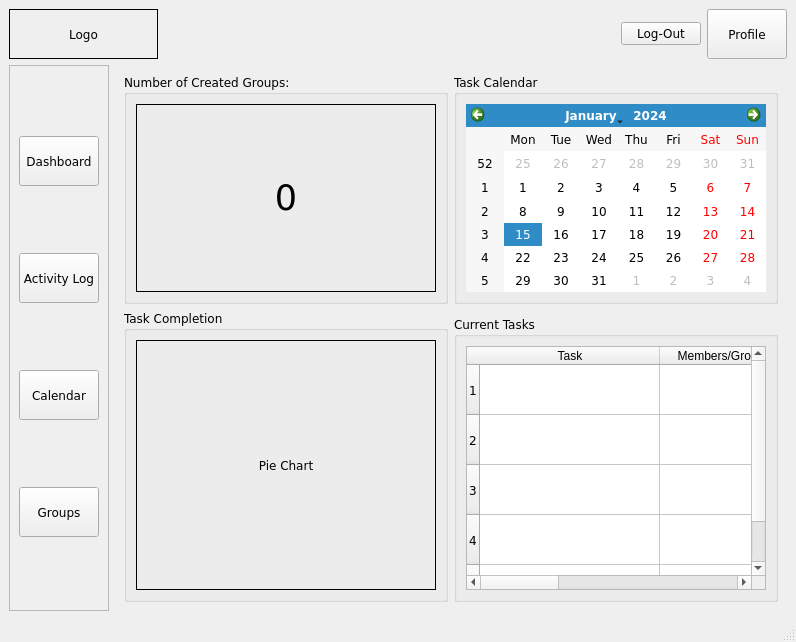
<?xml version="1.0" encoding="UTF-8"?>
<ui version="4.0">
 <class>Group_Dashboard</class>
 <widget class="QMainWindow" name="Group_Dashboard">
  <property name="geometry">
   <rect>
    <x>0</x>
    <y>0</y>
    <width>788</width>
    <height>642</height>
   </rect>
  </property>
  <property name="font">
   <font>
    <family>Verdana</family>
   </font>
  </property>
  <property name="windowTitle">
   <string>ClockWork</string>
  </property>
  <property name="autoFillBackground">
   <bool>false</bool>
  </property>
  <widget class="QWidget" name="centralwidget">
   <layout class="QGridLayout" name="gridLayout_5">
    <item row="0" column="0" colspan="2">
     <widget class="QLabel" name="logo">
      <property name="minimumSize">
       <size>
        <width>149</width>
        <height>50</height>
       </size>
      </property>
      <property name="frameShape">
       <enum>QFrame::Shape::Box</enum>
      </property>
      <property name="text">
       <string>Logo</string>
      </property>
      <property name="alignment">
       <set>Qt::AlignmentFlag::AlignCenter</set>
      </property>
     </widget>
    </item>
    <item row="0" column="2">
     <spacer name="horizontalSpacer">
      <property name="orientation">
       <enum>Qt::Orientation::Horizontal</enum>
      </property>
      <property name="sizeHint" stdset="0">
       <size>
        <width>594</width>
        <height>20</height>
       </size>
      </property>
     </spacer>
    </item>
    <item row="0" column="3">
     <widget class="QPushButton" name="log_out_btn">
      <property name="text">
       <string>Log-Out</string>
      </property>
     </widget>
    </item>
    <item row="0" column="4">
     <widget class="QPushButton" name="profile_button">
      <property name="minimumSize">
       <size>
        <width>0</width>
        <height>0</height>
       </size>
      </property>
      <property name="maximumSize">
       <size>
        <width>10000000</width>
        <height>10000000</height>
       </size>
      </property>
      <property name="toolTip">
       <string>Group Members</string>
      </property>
      <property name="text">
       <string>Profile</string>
      </property>
     </widget>
    </item>
    <item row="1" column="0">
     <widget class="QFrame" name="btns_frame">
      <property name="maximumSize">
       <size>
        <width>16777215</width>
        <height>16777215</height>
       </size>
      </property>
      <property name="styleSheet">
       <string notr="true"/>
      </property>
      <property name="frameShape">
       <enum>QFrame::Shape::StyledPanel</enum>
      </property>
      <property name="frameShadow">
       <enum>QFrame::Shadow::Raised</enum>
      </property>
      <layout class="QGridLayout" name="gridLayout_2">
       <item row="3" column="0">
        <widget class="QPushButton" name="groups_btn">
         <property name="minimumSize">
          <size>
           <width>80</width>
           <height>50</height>
          </size>
         </property>
         <property name="maximumSize">
          <size>
           <width>50</width>
           <height>50</height>
          </size>
         </property>
         <property name="toolTip">
          <string>Group Members</string>
         </property>
         <property name="text">
          <string>Groups</string>
         </property>
        </widget>
       </item>
       <item row="0" column="0">
        <widget class="QPushButton" name="dashboard_btn">
         <property name="minimumSize">
          <size>
           <width>80</width>
           <height>50</height>
          </size>
         </property>
         <property name="maximumSize">
          <size>
           <width>50</width>
           <height>50</height>
          </size>
         </property>
         <property name="toolTip">
          <string>Dashboard</string>
         </property>
         <property name="text">
          <string>Dashboard</string>
         </property>
        </widget>
       </item>
       <item row="2" column="0">
        <widget class="QPushButton" name="calendar_btn">
         <property name="minimumSize">
          <size>
           <width>80</width>
           <height>50</height>
          </size>
         </property>
         <property name="maximumSize">
          <size>
           <width>50</width>
           <height>50</height>
          </size>
         </property>
         <property name="toolTip">
          <string>Task Calendar</string>
         </property>
         <property name="text">
          <string>Calendar</string>
         </property>
        </widget>
       </item>
       <item row="1" column="0">
        <widget class="QPushButton" name="activity_log_btn">
         <property name="minimumSize">
          <size>
           <width>80</width>
           <height>50</height>
          </size>
         </property>
         <property name="maximumSize">
          <size>
           <width>50</width>
           <height>50</height>
          </size>
         </property>
         <property name="toolTip">
          <string>Activity Log</string>
         </property>
         <property name="text">
          <string>Activity Log</string>
         </property>
        </widget>
       </item>
      </layout>
     </widget>
    </item>
    <item row="1" column="1" colspan="4">
     <widget class="QStackedWidget" name="stacked_Supervisor">
      <property name="frameShape">
       <enum>QFrame::Shape::NoFrame</enum>
      </property>
      <property name="lineWidth">
       <number>0</number>
      </property>
      <property name="currentIndex">
       <number>0</number>
      </property>
      <widget class="QWidget" name="dashboard">
       <layout class="QGridLayout" name="gridLayout_14">
        <item row="1" column="0" rowspan="2" colspan="2">
         <widget class="QGroupBox" name="task_completion_groupbox">
          <property name="title">
           <string>Task Completion</string>
          </property>
          <layout class="QGridLayout" name="gridLayout_7">
           <item row="0" column="0">
            <widget class="QLabel" name="pie_chart">
             <property name="minimumSize">
              <size>
               <width>300</width>
               <height>250</height>
              </size>
             </property>
             <property name="frameShape">
              <enum>QFrame::Shape::Box</enum>
             </property>
             <property name="text">
              <string>Pie Chart</string>
             </property>
             <property name="alignment">
              <set>Qt::AlignmentFlag::AlignCenter</set>
             </property>
            </widget>
           </item>
          </layout>
         </widget>
        </item>
        <item row="2" column="2">
         <widget class="QGroupBox" name="currenttask_box">
          <property name="title">
           <string>Current Tasks</string>
          </property>
          <layout class="QGridLayout" name="gridLayout_8">
           <item row="0" column="0">
            <widget class="QTableWidget" name="currenttask_table">
             <property name="minimumSize">
              <size>
               <width>300</width>
               <height>0</height>
              </size>
             </property>
             <property name="horizontalScrollMode">
              <enum>QAbstractItemView::ScrollMode::ScrollPerPixel</enum>
             </property>
             <attribute name="horizontalHeaderDefaultSectionSize">
              <number>180</number>
             </attribute>
             <attribute name="horizontalHeaderStretchLastSection">
              <bool>true</bool>
             </attribute>
             <attribute name="verticalHeaderDefaultSectionSize">
              <number>50</number>
             </attribute>
             <row/>
             <row/>
             <row/>
             <row/>
             <row/>
             <column>
              <property name="text">
               <string>Task</string>
              </property>
             </column>
             <column>
              <property name="text">
               <string>Members/Groups Assigned</string>
              </property>
             </column>
             <column>
              <property name="text">
               <string>Status</string>
              </property>
             </column>
             <column>
              <property name="text">
               <string>Priority Level</string>
              </property>
             </column>
             <column>
              <property name="text">
               <string>Due Date</string>
              </property>
             </column>
            </widget>
           </item>
          </layout>
         </widget>
        </item>
        <item row="0" column="2">
         <widget class="QGroupBox" name="task_calendar_box">
          <property name="title">
           <string>Task Calendar</string>
          </property>
          <layout class="QGridLayout" name="gridLayout_9">
           <item row="0" column="0">
            <widget class="QCalendarWidget" name="Task_Calendar_2">
             <property name="toolTip">
              <string>Double-click the day you want to access tasks</string>
             </property>
            </widget>
           </item>
          </layout>
         </widget>
        </item>
        <item row="0" column="0" colspan="2">
         <widget class="QGroupBox" name="created_groups_groupbox">
          <property name="title">
           <string>Number of Created Groups:</string>
          </property>
          <layout class="QGridLayout" name="gridLayout_6">
           <item row="0" column="0">
            <widget class="QLabel" name="number_groups_label">
             <property name="minimumSize">
              <size>
               <width>50</width>
               <height>50</height>
              </size>
             </property>
             <property name="font">
              <font>
               <family>Verdana</family>
               <pointsize>26</pointsize>
              </font>
             </property>
             <property name="frameShape">
              <enum>QFrame::Shape::Box</enum>
             </property>
             <property name="text">
              <string>0</string>
             </property>
             <property name="alignment">
              <set>Qt::AlignmentFlag::AlignCenter</set>
             </property>
            </widget>
           </item>
          </layout>
         </widget>
        </item>
       </layout>
      </widget>
      <widget class="QWidget" name="activity_log">
       <layout class="QGridLayout" name="gridLayout_13">
        <item row="0" column="0">
         <widget class="QGroupBox" name="activity_log_box">
          <property name="title">
           <string>Activity Log</string>
          </property>
          <layout class="QGridLayout" name="gridLayout_12">
           <item row="0" column="0">
            <widget class="QLabel" name="search_tasks_label">
             <property name="text">
              <string>Search Tasks</string>
             </property>
            </widget>
           </item>
           <item row="1" column="0" colspan="2">
            <widget class="QLineEdit" name="search_bar_tasks"/>
           </item>
           <item row="1" column="2">
            <widget class="QPushButton" name="search_btn">
             <property name="text">
              <string>Search</string>
             </property>
            </widget>
           </item>
           <item row="2" column="0" colspan="3">
            <widget class="QTabWidget" name="task_tab">
             <property name="currentIndex">
              <number>1</number>
             </property>
             <widget class="QWidget" name="tab">
              <attribute name="title">
               <string>Completed Tasks</string>
              </attribute>
              <layout class="QGridLayout" name="gridLayout_10">
               <item row="0" column="0">
                <widget class="QTableWidget" name="completedtasks_table">
                 <property name="horizontalScrollMode">
                  <enum>QAbstractItemView::ScrollMode::ScrollPerPixel</enum>
                 </property>
                 <attribute name="horizontalHeaderCascadingSectionResizes">
                  <bool>true</bool>
                 </attribute>
                 <attribute name="horizontalHeaderDefaultSectionSize">
                  <number>200</number>
                 </attribute>
                 <attribute name="horizontalHeaderStretchLastSection">
                  <bool>true</bool>
                 </attribute>
                 <attribute name="verticalHeaderDefaultSectionSize">
                  <number>50</number>
                 </attribute>
                 <row/>
                 <row/>
                 <row/>
                 <row/>
                 <row/>
                 <column>
                  <property name="text">
                   <string>Tasks</string>
                  </property>
                 </column>
                 <column>
                  <property name="text">
                   <string>Members/Groups Assigned</string>
                  </property>
                 </column>
                 <column>
                  <property name="text">
                   <string>Status</string>
                  </property>
                 </column>
                 <column>
                  <property name="text">
                   <string>Priority Level</string>
                  </property>
                 </column>
                 <column>
                  <property name="text">
                   <string>Due Date</string>
                  </property>
                 </column>
                </widget>
               </item>
              </layout>
             </widget>
             <widget class="QWidget" name="tab_2">
              <attribute name="title">
               <string>Pending Tasks</string>
              </attribute>
              <layout class="QGridLayout" name="gridLayout_11">
               <item row="0" column="0">
                <widget class="QTableWidget" name="pendingtasks_table">
                 <property name="horizontalScrollMode">
                  <enum>QAbstractItemView::ScrollMode::ScrollPerPixel</enum>
                 </property>
                 <attribute name="horizontalHeaderCascadingSectionResizes">
                  <bool>true</bool>
                 </attribute>
                 <attribute name="horizontalHeaderDefaultSectionSize">
                  <number>200</number>
                 </attribute>
                 <attribute name="horizontalHeaderStretchLastSection">
                  <bool>true</bool>
                 </attribute>
                 <attribute name="verticalHeaderDefaultSectionSize">
                  <number>50</number>
                 </attribute>
                 <row/>
                 <row/>
                 <row/>
                 <row/>
                 <row/>
                 <column>
                  <property name="text">
                   <string>Tasks</string>
                  </property>
                 </column>
                 <column>
                  <property name="text">
                   <string>Members/Groups Assigned</string>
                  </property>
                 </column>
                 <column>
                  <property name="text">
                   <string>Status</string>
                  </property>
                 </column>
                 <column>
                  <property name="text">
                   <string>Priority Level</string>
                  </property>
                 </column>
                 <column>
                  <property name="text">
                   <string>Due Date</string>
                  </property>
                 </column>
                </widget>
               </item>
              </layout>
             </widget>
            </widget>
           </item>
           <item row="3" column="0">
            <spacer name="horizontalSpacer_4">
             <property name="orientation">
              <enum>Qt::Orientation::Horizontal</enum>
             </property>
             <property name="sizeHint" stdset="0">
              <size>
               <width>387</width>
               <height>17</height>
              </size>
             </property>
            </spacer>
           </item>
           <item row="3" column="2">
            <widget class="QPushButton" name="validatetask_btn">
             <property name="text">
              <string>Validate Task</string>
             </property>
            </widget>
           </item>
          </layout>
         </widget>
        </item>
       </layout>
      </widget>
      <widget class="QWidget" name="task_calendar">
       <layout class="QGridLayout" name="gridLayout_17">
        <item row="0" column="0">
         <widget class="QCalendarWidget" name="Task_Calendar">
          <property name="toolTip">
           <string>Double-click the day you want to access tasks</string>
          </property>
         </widget>
        </item>
        <item row="0" column="1">
         <widget class="QGroupBox" name="reminder_groupbox">
          <property name="title">
           <string>Reminders</string>
          </property>
          <layout class="QGridLayout" name="gridLayout_3">
           <item row="0" column="0">
            <widget class="QFrame" name="tab_reminder">
             <layout class="QGridLayout" name="gridLayout_16">
              <item row="0" column="0" colspan="2">
               <widget class="QTableWidget" name="reminders_table">
                <attribute name="horizontalHeaderCascadingSectionResizes">
                 <bool>false</bool>
                </attribute>
                <attribute name="horizontalHeaderMinimumSectionSize">
                 <number>150</number>
                </attribute>
                <attribute name="horizontalHeaderDefaultSectionSize">
                 <number>150</number>
                </attribute>
                <attribute name="horizontalHeaderShowSortIndicator" stdset="0">
                 <bool>false</bool>
                </attribute>
                <attribute name="horizontalHeaderStretchLastSection">
                 <bool>true</bool>
                </attribute>
                <attribute name="verticalHeaderMinimumSectionSize">
                 <number>50</number>
                </attribute>
                <attribute name="verticalHeaderDefaultSectionSize">
                 <number>50</number>
                </attribute>
                <row/>
                <row/>
                <row/>
                <column>
                 <property name="text">
                  <string>Reminder</string>
                 </property>
                </column>
                <column>
                 <property name="text">
                  <string>Date</string>
                 </property>
                </column>
               </widget>
              </item>
              <item row="1" column="0">
               <spacer name="horizontalSpacer_5">
                <property name="orientation">
                 <enum>Qt::Orientation::Horizontal</enum>
                </property>
                <property name="sizeHint" stdset="0">
                 <size>
                  <width>171</width>
                  <height>20</height>
                 </size>
                </property>
               </spacer>
              </item>
              <item row="1" column="1">
               <widget class="QPushButton" name="add_reminder_button">
                <property name="text">
                 <string>Add Reminder</string>
                </property>
               </widget>
              </item>
             </layout>
            </widget>
           </item>
          </layout>
         </widget>
        </item>
        <item row="1" column="0">
         <spacer name="horizontalSpacer_3">
          <property name="orientation">
           <enum>Qt::Orientation::Horizontal</enum>
          </property>
          <property name="sizeHint" stdset="0">
           <size>
            <width>40</width>
            <height>20</height>
           </size>
          </property>
         </spacer>
        </item>
       </layout>
      </widget>
      <widget class="QWidget" name="group_window">
       <layout class="QGridLayout" name="gridLayout_4">
        <item row="1" column="3">
         <widget class="QPushButton" name="delete_group_button">
          <property name="text">
           <string>Delete Group</string>
          </property>
         </widget>
        </item>
        <item row="1" column="0">
         <spacer name="horizontalSpacer_2">
          <property name="orientation">
           <enum>Qt::Orientation::Horizontal</enum>
          </property>
          <property name="sizeHint" stdset="0">
           <size>
            <width>40</width>
            <height>20</height>
           </size>
          </property>
         </spacer>
        </item>
        <item row="1" column="2">
         <widget class="QPushButton" name="create_group_button">
          <property name="text">
           <string>Create Group</string>
          </property>
         </widget>
        </item>
        <item row="0" column="0" colspan="5">
         <widget class="QGroupBox" name="box_of_groups">
          <property name="title">
           <string>Created Groups</string>
          </property>
          <layout class="QGridLayout" name="gridLayout">
           <item row="1" column="0">
            <widget class="QLineEdit" name="search_bar_groups"/>
           </item>
           <item row="2" column="0">
            <widget class="QTableWidget" name="groups_table">
             <property name="sizeAdjustPolicy">
              <enum>QAbstractScrollArea::SizeAdjustPolicy::AdjustIgnored</enum>
             </property>
             <property name="rowCount">
              <number>5</number>
             </property>
             <property name="columnCount">
              <number>3</number>
             </property>
             <attribute name="horizontalHeaderMinimumSectionSize">
              <number>160</number>
             </attribute>
             <attribute name="horizontalHeaderDefaultSectionSize">
              <number>160</number>
             </attribute>
             <attribute name="horizontalHeaderStretchLastSection">
              <bool>true</bool>
             </attribute>
             <attribute name="verticalHeaderMinimumSectionSize">
              <number>50</number>
             </attribute>
             <attribute name="verticalHeaderDefaultSectionSize">
              <number>50</number>
             </attribute>
             <row/>
             <row/>
             <row/>
             <row/>
             <row/>
             <column>
              <property name="text">
               <string>Group Name</string>
              </property>
             </column>
             <column>
              <property name="text">
               <string>Members</string>
              </property>
             </column>
             <column>
              <property name="text">
               <string>Submission Status</string>
              </property>
             </column>
            </widget>
           </item>
           <item row="0" column="0">
            <widget class="QLabel" name="search_group_label">
             <property name="text">
              <string>Search Group</string>
             </property>
            </widget>
           </item>
          </layout>
         </widget>
        </item>
        <item row="1" column="4">
         <widget class="QPushButton" name="check_group_members_button">
          <property name="text">
           <string>Check Group Members</string>
          </property>
         </widget>
        </item>
       </layout>
      </widget>
     </widget>
    </item>
   </layout>
  </widget>
  <widget class="QMenuBar" name="menubar">
   <property name="geometry">
    <rect>
     <x>0</x>
     <y>0</y>
     <width>788</width>
     <height>21</height>
    </rect>
   </property>
  </widget>
  <widget class="QStatusBar" name="statusbar"/>
 </widget>
 <resources/>
 <connections/>
</ui>
